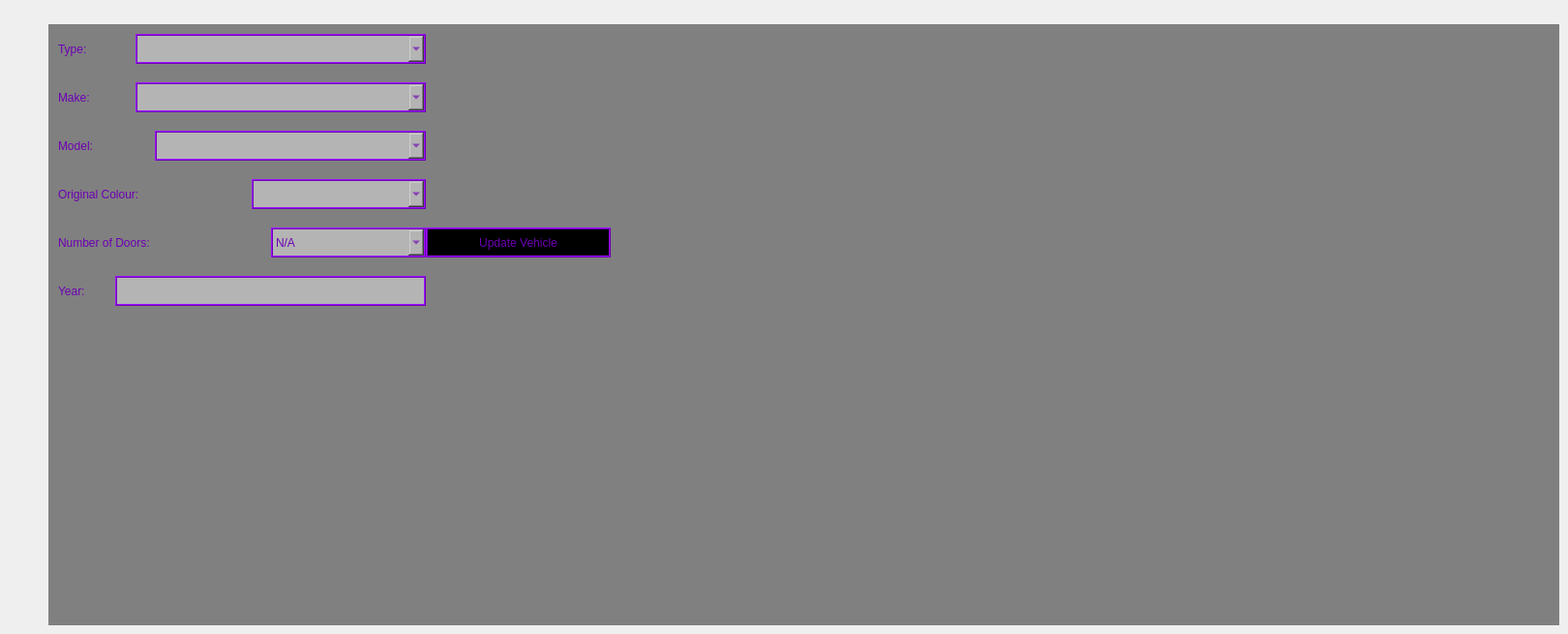
       <widget class="QWidget" name="updateVehiclePage">
        <widget class="QWidget" name="editVehicleForm" native="true">
         <property name="geometry">
          <rect>
           <x>50</x>
           <y>25</y>
           <width>1561</width>
           <height>621</height>
          </rect>
         </property>
         <property name="styleSheet">
          <string notr="true">background-color: rgb(128, 128, 128);
color: rgb(108, 0, 180);
border: none;
font: 16pt &quot;Maiandra GD&quot;;</string>
         </property>
         <widget class="QLabel" name="makeLbl_2">
          <property name="geometry">
           <rect>
            <x>10</x>
            <y>60</y>
            <width>81</width>
            <height>31</height>
           </rect>
          </property>
          <property name="styleSheet">
           <string notr="true"/>
          </property>
          <property name="text">
           <string>Make:</string>
          </property>
         </widget>
         <widget class="QLabel" name="modelLbl_2">
          <property name="geometry">
           <rect>
            <x>10</x>
            <y>110</y>
            <width>91</width>
            <height>31</height>
           </rect>
          </property>
          <property name="text">
           <string>Model:</string>
          </property>
         </widget>
         <widget class="QLabel" name="origColourLbl_2">
          <property name="geometry">
           <rect>
            <x>10</x>
            <y>160</y>
            <width>201</width>
            <height>31</height>
           </rect>
          </property>
          <property name="text">
           <string>Original Colour:</string>
          </property>
         </widget>
         <widget class="QLabel" name="numDoorsLbl_2">
          <property name="geometry">
           <rect>
            <x>10</x>
            <y>210</y>
            <width>221</width>
            <height>31</height>
           </rect>
          </property>
          <property name="text">
           <string>Number of Doors:</string>
          </property>
         </widget>
         <widget class="QLabel" name="yearLbl_2">
          <property name="geometry">
           <rect>
            <x>10</x>
            <y>260</y>
            <width>61</width>
            <height>31</height>
           </rect>
          </property>
          <property name="text">
           <string>Year:</string>
          </property>
         </widget>
         <widget class="QComboBox" name="makeTxt_2">
          <property name="geometry">
           <rect>
            <x>90</x>
            <y>60</y>
            <width>300</width>
            <height>31</height>
           </rect>
          </property>
          <property name="styleSheet">
           <string notr="true">background-color: rgb(180, 180, 180);
color: rgb(108, 0, 180);
border: 2px ridge rgb(108, 0, 180); background-color: rgb(180, 180, 180);
color: rgb(108, 0, 180);
border: 2px ridge rgb(108, 0, 180); </string>
          </property>
          <property name="editable">
           <bool>true</bool>
          </property>
          <property name="currentIndex">
           <number>0</number>
          </property>
          <item>
           <property name="text">
            <string/>
           </property>
          </item>
         </widget>
         <widget class="QComboBox" name="modelTxt_2">
          <property name="geometry">
           <rect>
            <x>110</x>
            <y>110</y>
            <width>280</width>
            <height>31</height>
           </rect>
          </property>
          <property name="styleSheet">
           <string notr="true">background-color: rgb(180, 180, 180);
color: rgb(108, 0, 180);
border: 2px ridge rgb(108, 0, 180); </string>
          </property>
          <property name="editable">
           <bool>true</bool>
          </property>
          <item>
           <property name="text">
            <string/>
           </property>
          </item>
         </widget>
         <widget class="QComboBox" name="origColorTxt_2">
          <property name="geometry">
           <rect>
            <x>210</x>
            <y>160</y>
            <width>180</width>
            <height>31</height>
           </rect>
          </property>
          <property name="styleSheet">
           <string notr="true">background-color: rgb(180, 180, 180);
color: rgb(108, 0, 180);
border: 2px ridge rgb(108, 0, 180);  </string>
          </property>
          <property name="editable">
           <bool>true</bool>
          </property>
          <property name="currentIndex">
           <number>0</number>
          </property>
          <item>
           <property name="text">
            <string/>
           </property>
          </item>
         </widget>
         <widget class="QComboBox" name="numDoorsTxt_2">
          <property name="geometry">
           <rect>
            <x>230</x>
            <y>210</y>
            <width>160</width>
            <height>31</height>
           </rect>
          </property>
          <property name="styleSheet">
           <string notr="true">background-color: rgb(180, 180, 180);
color: rgb(108, 0, 180);
border: 2px ridge rgb(108, 0, 180); </string>
          </property>
          <item>
           <property name="text">
            <string>N/A</string>
           </property>
          </item>
          <item>
           <property name="text">
            <string>2</string>
           </property>
          </item>
          <item>
           <property name="text">
            <string>4</string>
           </property>
          </item>
         </widget>
         <widget class="QLineEdit" name="yearTxt_2">
          <property name="geometry">
           <rect>
            <x>69</x>
            <y>260</y>
            <width>321</width>
            <height>31</height>
           </rect>
          </property>
          <property name="styleSheet">
           <string notr="true">background-color: rgb(180, 180, 180);
color: rgb(108, 0, 180);
border: 2px ridge rgb(108, 0, 180); </string>
          </property>
         </widget>
         <widget class="QPushButton" name="addVehicleBtn_2">
          <property name="geometry">
           <rect>
            <x>390</x>
            <y>210</y>
            <width>191</width>
            <height>31</height>
           </rect>
          </property>
          <property name="styleSheet">
           <string notr="true">background-color: rgb(0, 0, 0);
color: rgb(108, 0, 180);
border: 2px ridge rgb(108, 0, 180); </string>
          </property>
          <property name="text">
           <string>Update Vehicle</string>
          </property>
         </widget>
         <widget class="QLabel" name="typeLbl_3">
          <property name="geometry">
           <rect>
            <x>10</x>
            <y>10</y>
            <width>71</width>
            <height>31</height>
           </rect>
          </property>
          <property name="text">
           <string>Type:</string>
          </property>
         </widget>
         <widget class="QComboBox" name="typeBox_2">
          <property name="geometry">
           <rect>
            <x>90</x>
            <y>10</y>
            <width>300</width>
            <height>31</height>
           </rect>
          </property>
          <property name="styleSheet">
           <string notr="true">background-color: rgb(180, 180, 180);
color: rgb(108, 0, 180);
border: 2px ridge rgb(108, 0, 180); background-color: rgb(180, 180, 180);
color: rgb(108, 0, 180);
border: 2px ridge rgb(108, 0, 180); </string>
          </property>
          <property name="currentIndex">
           <number>-1</number>
          </property>
          <item>
           <property name="text">
            <string>Truck</string>
           </property>
          </item>
          <item>
           <property name="text">
            <string>Car</string>
           </property>
          </item>
          <item>
           <property name="text">
            <string>Van/SUV</string>
           </property>
          </item>
         </widget>
        </widget>
       </widget>
